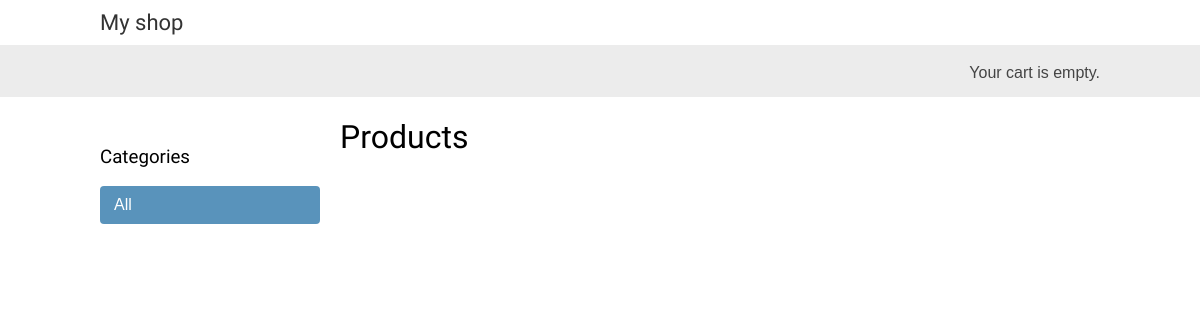
/, run on an earlier commit of the app's database.
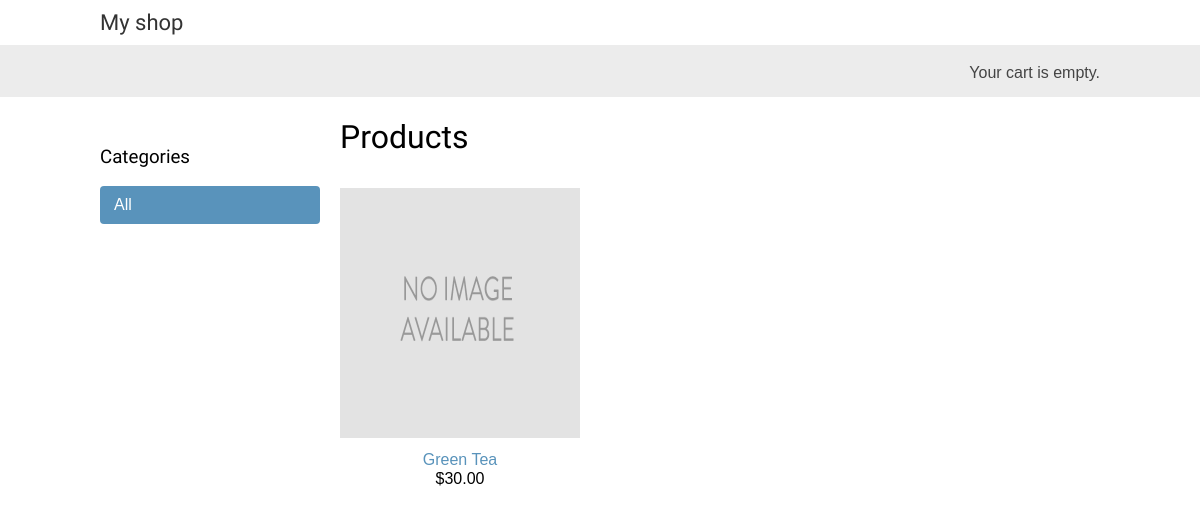
And on a later commit of the database.
### shop/models.py (models this page shows, shortened)
class Product(models.Model):
    category = models.ForeignKey(Category, related_name='products', on_delete=models.CASCADE)
    name = models.CharField(max_length=200)
    slug = models.SlugField(max_length=200)
    image = models.ImageField(upload_to='product/%Y/%m/%d', blank=True)
    description = models.TextField(blank=True)
    price = models.DecimalField(max_digits=10, decimal_places=2)
    available = models.BooleanField(default=True)
    created = models.DateTimeField(auto_now_add=True)
    updated = models.DateTimeField(auto_now=True)
    class Meta:
        ordering = ('name',)
        indexes = [
            models.Index(fields=['id', 'slug']),
            models.Index(fields=['name']),
            models.Index(fields=['-created']),
        ]
        index_together = (('id', 'slug',))
    def get_absolute_url(self):
        return reverse("shop:product-detail", args=[self.id, self.slug])

### shop/views.py (the view)
# urls.py: path('', views.product_list, name='product-list'),
def product_list(request, category_slug=None):
    category = None
    catagories = Category.objects.all()
    products = Product.objects.filter(available=True)
    if category_slug:
        category = get_object_or_404(Category, slug=category_slug)
        products = products.filter(category=category)
    return render(request, 'shop/product/list.html', {
        'category': category,
        'catagories': catagories,
        'products': products})

### shop/templates/shop/product/list.html (shortened to what this page needs)
{% extends 'base.html' %}
{% load static %}
{% block content %}
    <div id="sidebar">
        <h3>Categories</h3>
        <ul>
            <li {% if not category %} class="selected"{% endif %} >
                <a href="{% url 'shop:product-list' %}">All</a>
            </li>
        </ul>
    </div>
    <div id="main" class="product-list">
        <h1>{% if category %} {{category.name}} {% else %} Products {% endif %}</h1>
        {% for product in products %}
            <div class="item">
                <a href="{{ product.get_absolute_url }}">
                    <img width="150" height="250" src="{% if product.image %}
                    {{ product.image.url }}
                    {% else %}{% static 'img/no_image.png' %}{% endif %}">
                </a>
                <a href="{{ product.get_absolute_url }}">{{product.name}}</a>
                <br>
                ${{product.price}}
            </div>
        {% endfor %}
    </div>
{% endblock content %}

What changed in the data, as far as the page shows it:
added Product: name "Green Tea", price "30.00"
